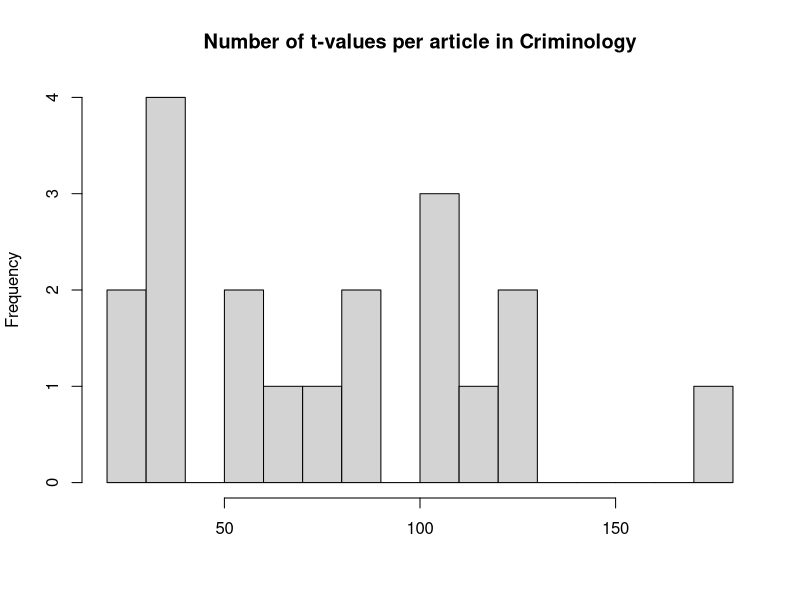
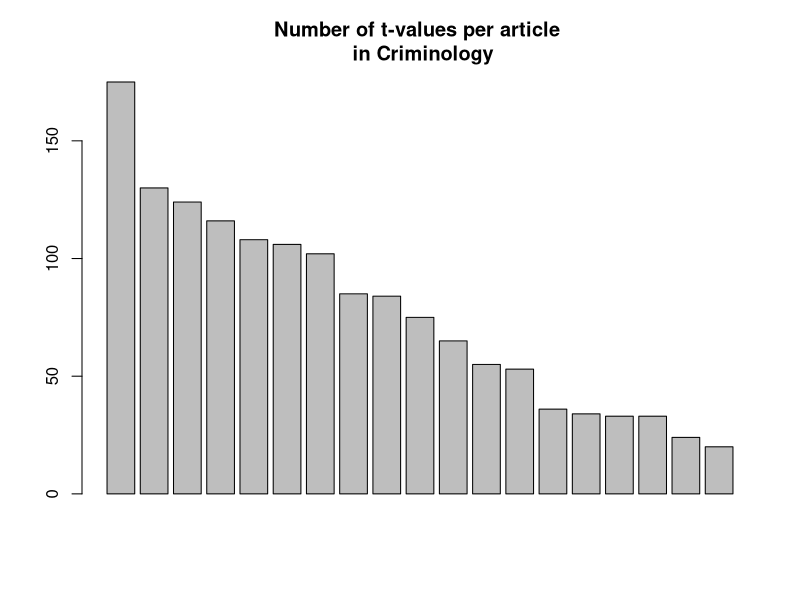
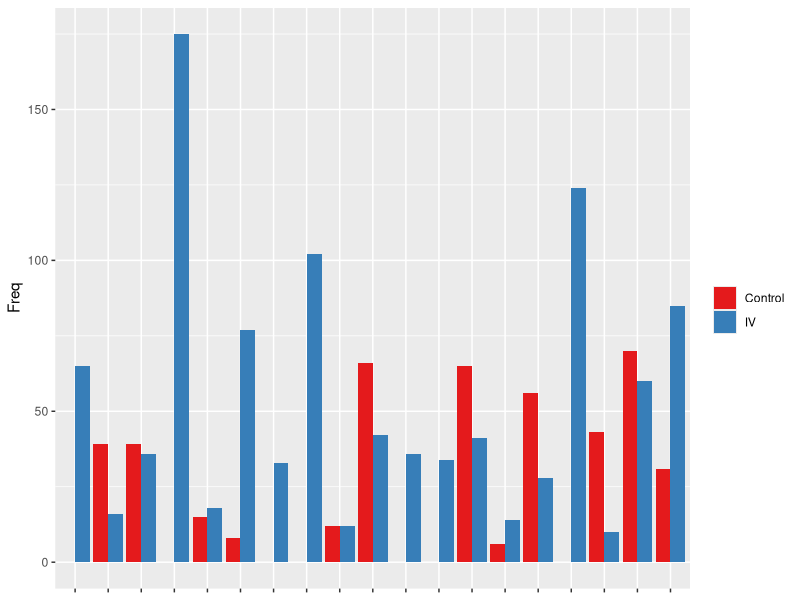
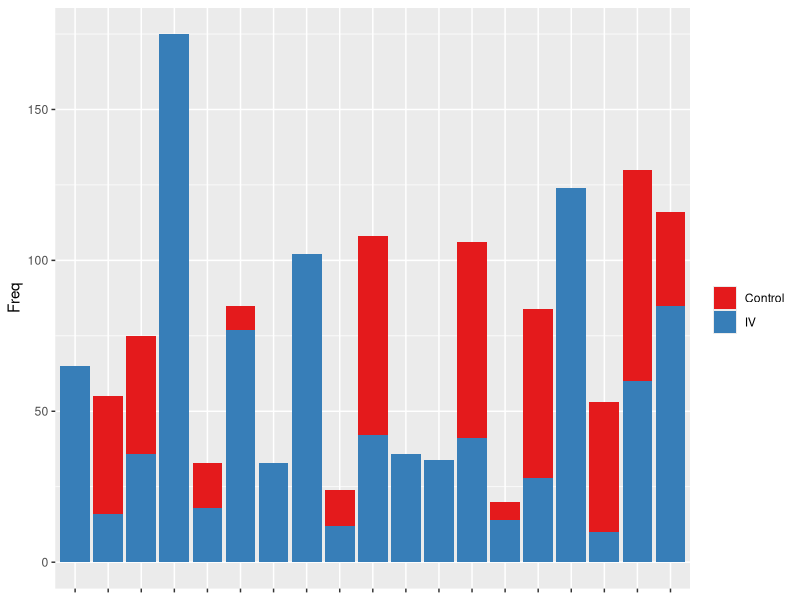
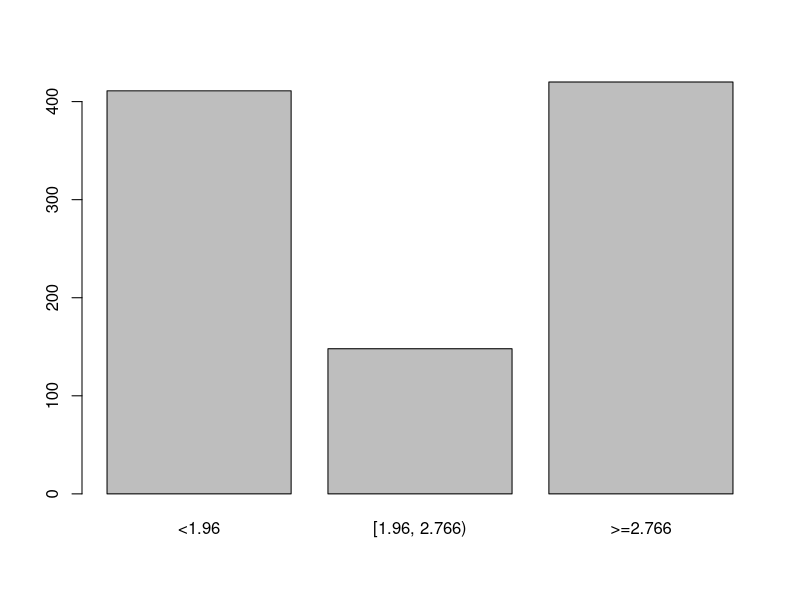
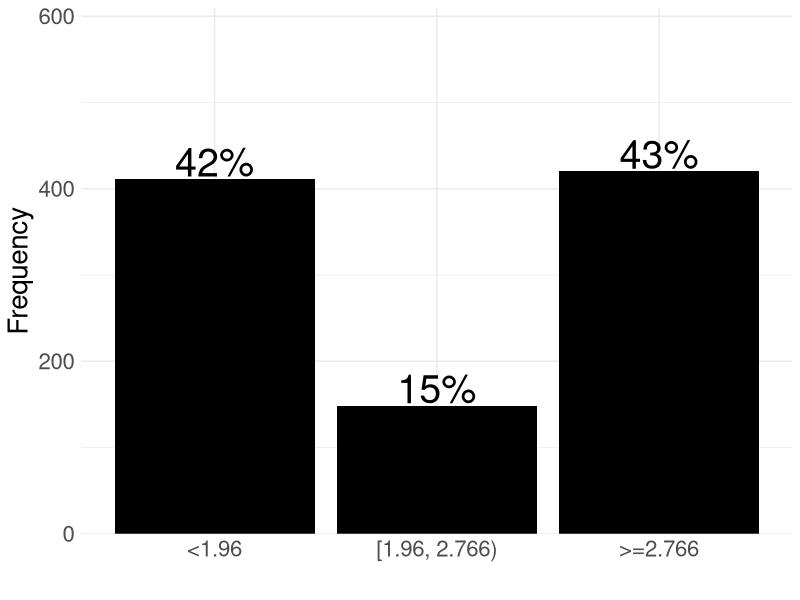
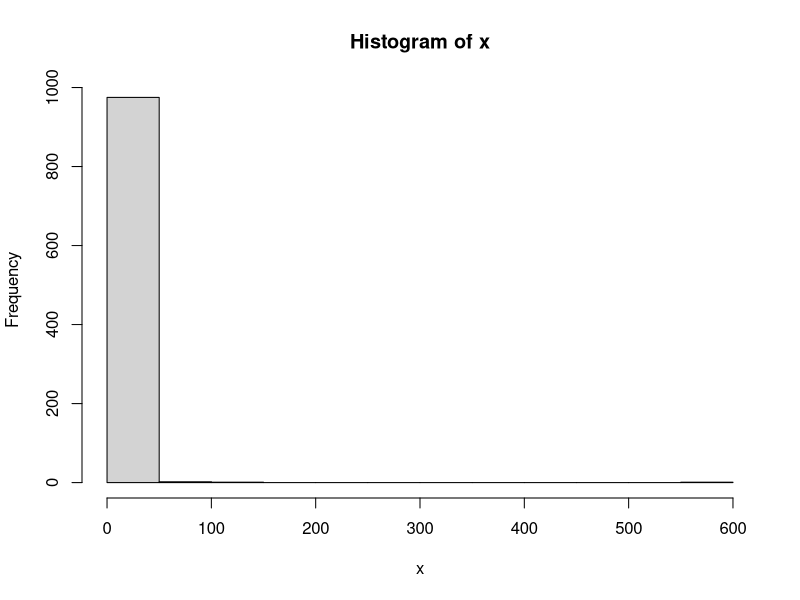
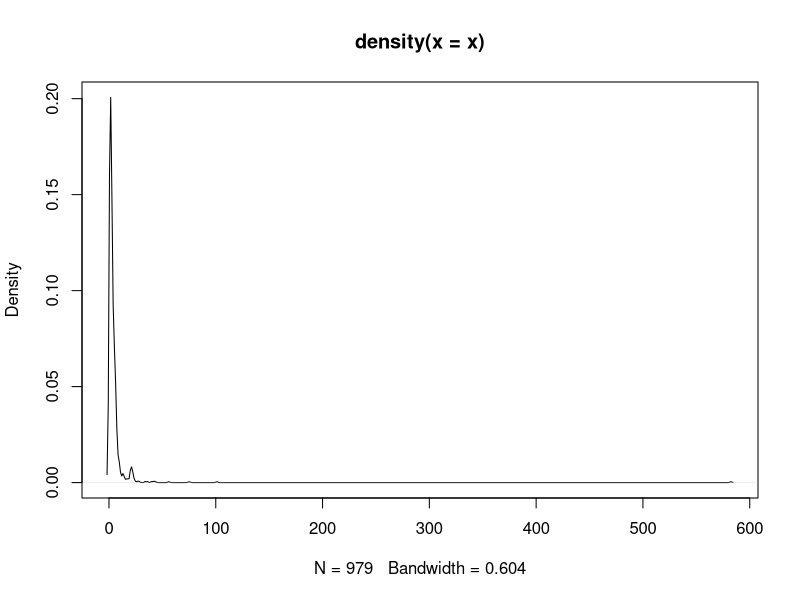

The R source for these figures, in order:
library(truncnorm)
library(ggplot2)
library(dplyr)

# set working directory to source file


###### under extreme bias ######

### Table 1: a list of nominal and actual p-values ###

## some particular values to account for

# conventional critical vals for p-value 0.05
qnorm(0.95) # 1.645 

# conventional critical vals for p-value 0.01
qnorm(0.99) # 2.326 

# actual critical vals for p-value 0.05 under extreme bias (i.e. truncated below 1.645)
qtruncnorm(0.95, a=1.645) # 2.807 

# actual critical vals for p-value 0.01 under extreme bias (i.e. truncated below 2.326)
qtruncnorm(0.99, a=2.326) # 3.719 

# make table 1
tscore <- c(1.645, seq(1.7, 2.3, 0.1), 
            2.326, seq(2.4, 2.8, 0.1), 
            2.807, seq(2.9, 3.7, 0.1),
            3.719, seq(3.8, 4.2, 0.1))
nominal <- round(1-pnorm(tscore), 3)
actual <- round(1-ptruncnorm(tscore, a=qnorm(0.95), mean=0, sd=1), 3)
#actual2 <- round((1-pnorm(tscore))/(1-pnorm(1.645)), 3)
actual.01 <- round(1-ptruncnorm(tscore, a=qnorm(0.99), mean=0, sd=1), 3)
tbl <- data.frame(cbind(tscore, nominal, actual, actual.01))
tbl

# numerically verify how many times is actual p-value of nominal p-value? --- 20 times
nominal2 <- 1-pnorm(tscore) # without rounding
actual2 <- 1-ptruncnorm(tscore, a=1.645, mean=0, sd=1)
tbl2 <- data.frame(cbind(tscore, nominal2, actual2))
tbl2['times'] <- tbl2['actual2']/tbl2['nominal2']
tbl2


### Figure 1: relative PDF of Truncated Normal Distributions under absolute pub bias ###
pdf("plots/two_truncnorm.pdf")

# make empty plot
plot (c(0.5,6), c(0,1.5), type="n", xlab="t-score", ylab="Relative probability density", main="", 
      xaxt='n', yaxt='n', ylim=c(0, 1.5), yaxs = "i" , xlim=c(0.5, 6)) 

# interaction point of two densities
x <- uniroot(function(x) dtruncnorm(x, a=qnorm(0.95))-dtruncnorm(x, a=qnorm(0.95), mean=3), 
             interval=c(2, 3))$root # 2.467973

# add axes
axis(1, c(1, 2, x, 3, 4, 5, 6), c(1, 2, 2.468, 3, 4, 5, 6), cex.axis=0.9)
axis(3, c(1, 1.645, 2, 2.326, 3, 4, 5, 6), c(1, 1.645, 2, 2.326, 3, 4, 5, 6), cex.axis=0.9)
axis(2, c(0, 0.5, 1, 1.5), cex.axis=0.9, las=2)

# add density lines
s <- seq(1.645,6,0.01)
lines(s, dtruncnorm(s, a=qnorm(0.95), mean=0, sd=1), lty=1, lwd=2)
lines(s, dtruncnorm(s, a=qnorm(0.95), mean=3, sd=1), lty=5, lwd=2)

# add shaded areas
polygon(c(s[s>=qnorm(0.99)], qnorm(0.99) ),  
        c(dtruncnorm(s[s>=qnorm(0.99)], a=qnorm(0.95), mean=0, sd=1), 0), 
        col=adjustcolor("grey", alpha.f = 0.4), border=NA)
polygon(c(s[s>=qnorm(0.99)], qnorm(0.99) ),  
        c(dtruncnorm(s[s>=qnorm(0.99)], a=qnorm(0.95), mean=3, sd=1), 0), 
        col=adjustcolor("grey", alpha.f = 0.4), border=NA)

# add vertical lines
abline(v=qnorm(0.95), col='grey', lwd=2)
abline(v=qnorm(0.99), col='grey', lwd=2)

# add vertical line at intersection point

segments(x, 0, x, dtruncnorm(x, a=qnorm(0.95)), lty=3, lwd=2)

# add legend
legend("topright", c("Null model", "Alternative model"), 
       lty=c(1, 5, 3), lwd=c(2, 2, 2), cex=0.9, seg.len=4, bty='n')

dev.off()



### Figure 2: new relative PDFs when sample size increases by 4 times ###
# note: X-axis is now unstandardized effect size, NOT t-scores

pdf('plots/larger_sample_size.pdf')

# draw density line for null model
t <- seq(qnorm(0.95, sd=0.5), 6, 0.01)
plot(t, dtruncnorm(t, sd=0.5, a=qnorm(0.95, sd=0.5)), type='l', 
     xlim=c(0.5, 6), ylim=c(0, 1.5), lwd=2, 
     xlab='X (unstandardized effect size = t-value/2)', ylab='Relative probability density',
     xaxt='n', yaxt='n', yaxs = "i" )

# interaction point - 1.749643
x <- uniroot(function(x) dtruncnorm(x, sd=0.5, a=qnorm(0.95, sd=0.5))-dtruncnorm(x, mean=3, sd=0.5, a=qnorm(0.95, sd=0.5)), interval=c(1,3))$root

# add axes
axis(1, c(1, x, 2, 3, 4, 5, 6), c(1, 1.750, 2, 3, 4, 5, 6), cex.axis=0.9)
axis(3, c(qnorm(0.95, sd=0.5), 1, 2, 3, 4, 5, 6), c(0.822, 1, 2, 3, 4, 5, 6), cex.axis=0.9)
axis(2, c(0, 0.5, 1, 1.5), cex.axis=0.9, las=2)

# add density line for alternative model
lines(t, dtruncnorm(t, mean=3, sd=0.5, a=qnorm(0.95, sd=0.5)), lty=5, lwd=2)

# add vertical line for truncation point
abline(v=0.822, col='grey', lwd=2)

# mark intersection point
segments(x, 0, x, dtruncnorm(x, a=qnorm(0.95, sd=0.5), sd=0.5), lwd=2)

legend('topright', 
       legend=c("Null model", "Alternative model"), 
       lty=c(1,5), lwd=c(2,2),
       seg.len=4, bty='n', cex=0.9)
dev.off()


# where do the two truncated normal intersect?
a <- qnorm(0.95) # 1.645
uniroot(function(x) dtruncnorm(x, a, mean=3, sd=1)-dtruncnorm(x, a, mean=0, sd=1), interval=c(1.645,6))

a <- qnorm(0.95, sd=0.5) # 0.822
uniroot(function(x) dtruncnorm(x, a, mean=3, sd=0.5)-dtruncnorm(x, a, mean=0, sd=0.5), interval=c(1,2))



### Table 2: adjusted critical values ###

# normal-truncated normal mixture model - ONE TAIL
cutoff <- qnorm(1-0.05)
cutoff

# define PDF
pdf.mix <- function(x, p, cutoff) {
  return((1-p)*dnorm(x)+p*dtruncnorm(x,a=cutoff,mean=0,sd=1))
}

# define equation to look for root
eqn.mix <- function(x, p, pvalue, cutoff) {
  return((1-p)*(1-pnorm(x))+p*(1-ptruncnorm(x,a=cutoff,mean=0,sd=1))-pvalue)
}

# define function to return t-value corresponding to the given p-value and cutoff
qmixture <- function(p, pvalue, cutoff) {
  uniroot(eqn.mix, p=p, pvalue=pvalue, cutoff=cutoff, lower=1, upper=5)
}

# for example
qmixture(0, 0.05, 1)$root # cutoff value does not matter because truncnormal component has 0 weight
qnorm(1-0.05)
qmixture(0, 0.01, 1)$root
qnorm(1-0.01)

qmixture(0.1, 0.05, qnorm(1-0.05))$root
qmixture(0.5, 0.05, qnorm(1-0.05))$root

qmixture(1, 0.1, qnorm(1-0.05))$root
qmixture(1, 0.05, qnorm(1-0.05))$root
qmixture(1, 0.01, qnorm(1-0.05))$root

# verify by integrating over the customized pdf
integrate(pdf.mix, p=0, cutoff=cutoff, lower=-Inf, upper=qmixture(0, 0.05, cutoff)$root)
integrate(pdf.mix, p=0.1, cutoff=cutoff, lower=-Inf, upper=qmixture(0.1, 0.05, cutoff)$root)
integrate(pdf.mix, p=0.5, cutoff=cutoff, lower=-Inf, upper=qmixture(0.5, 0.05, cutoff)$root)
integrate(pdf.mix, p=1, cutoff=cutoff, lower=-Inf, upper=qmixture(1, 0.01, cutoff)$root)


# get critical values to achieve desired p-value in one-tailed test ###
cutoff <- qnorm(1-0.05)
cutoff

# define values for mixture weight
p <- seq(0,1,0.01)

t.onetail.0.05 <- rep(NA, length(p))
for (i in 1:length(p)) {
  t.onetail.0.05[i] <- qmixture(p[i], 0.05, cutoff)$root  
}

t.onetail.0.01 <- rep(NA, length(p))
for (i in 1:length(p)) {
  t.onetail.0.01[i] <- qmixture(p[i], 0.01, cutoff)$root  
}



# normal-truncatednormal mixture model - *TWO TAIL*

# pdf is not needed - skip

eqn.mix.2tail <- function(x, p, pvalue, cutoff) {
  return((1-p)*2*(1-pnorm(x))+p*2*(1-ptruncnorm(x, a=cutoff, mean=0, sd=1))-pvalue)
}

qmixture.2tail <- function(p, pvalue, cutoff) {
  uniroot(eqn.mix.2tail, p=p, pvalue=pvalue, cutoff=cutoff, lower=1, upper=6)
}

# for example
qmixture.2tail(0, 0.1, 1)$root # cutoff value does not matter because truncnormal component has 0 weight
qnorm(1-0.1/2)
qmixture.2tail(0, 0.05, 1)$root
qnorm(1-0.05/2)
qmixture.2tail(0, 0.01, 2)$root
qnorm(1-0.01/2)

qmixture.2tail(0.1, 0.05, qnorm(1-0.025))$root
qmixture.2tail(0.5, 0.05, qnorm(1-0.025))$root

qmixture.2tail(1, 0.01, qnorm(1-0.025))$root
qmixture.2tail(1, 0.05, qnorm(1-0.025))$root
qmixture.2tail(1, 0.1, qnorm(1-0.025))$root


# get critical value in two-tail test for pvalue=0.05 and 0.01
cutoff <- qnorm(1-0.025)
cutoff

p <- seq(0,1,0.01) # values for mixture weight

t.twotail.0.05 <- rep(NA, length(p))
for (i in 1:length(p)) {
  t.twotail.0.05[i] <- qmixture.2tail(p[i], 0.05, cutoff)$root  
}

t.twotail.0.01 <- rep(NA, length(p))
for (i in 1:length(p)) {
  t.twotail.0.01[i] <- qmixture.2tail(p[i], 0.01, cutoff)$root  
}


### Figure 3: plot one-tail and two-tail critical values together ###
pdf("plots/adj_critical_vals.pdf")

# plot line and selected points on the line
plot(p, t.onetail.0.05, type='l', xlab="Severity of publication bias", 
     ylab="Adjusted critical value", main="", ylim=c(1.5, 3.8))
points(p[seq(1, 101, 5)], t.onetail.0.05[seq(1, 101, 5)], pch=16)
lines(p, t.onetail.0.01)
points(p[seq(1, 101, 5)], t.onetail.0.01[seq(1, 101, 5)], pch=1)
lines(p, t.twotail.0.05)
points(p[seq(1, 101, 5)], t.twotail.0.05[seq(1, 101, 5)], pch=4)
lines(p, t.twotail.0.01)
points(p[seq(1, 101, 5)], t.twotail.0.01[seq(1, 101, 5)], pch=2)

legend('bottomright', pch=c(16, 1, 4, 2), lty=c(1, 1, 1, 1), cex=1, bty='n',
       legend=c("p=0.05, one-tail","p=0.01, one-tail", "p=0.05, two-tail","p=0.01, two-tail"))
dev.off()




### TABLE 2: adjusted critical values ###
# first two columns
cutoff <- qnorm(1-0.05)
cutoff
p <- c(0, 0.01, 0.05, seq(0.1, 1, 0.05))
vals <- cbind(p, 
              round(sapply(p, function(p) qmixture(p, 0.05, cutoff)$root), 3),
              round(sapply(p, function(p) qmixture(p, 0.01, cutoff)$root), 3))
vals

# last two columns
cutoff <- qnorm(1-0.025)
cutoff
p <- c(0, 0.01, 0.05, seq(0.1, 1, 0.05))
vals <- cbind(vals, 
              round(sapply(p, function(p) qmixture.2tail(p, 0.05, cutoff)$root), 3),
              round(sapply(p, function(p) qmixture.2tail(p, 0.01, cutoff)$root), 3))
vals




########################################################
### analyze t-statistics in JQC and Criminology 2016 ###
########################################################

# read data
df.crim <- read.csv("data/crim_data.csv", stringsAsFactors=F, encoding="utf-8")
head(df.crim)

# count t-values per article
count <- data.frame(table(df.crim$title))
count

# 23 articles, among which 19 article have t-values
nrow(count)
nrow(count[count$Freq>1, ])
no_t_vals <- count[count$Freq==1, "Var1"]
no_t_vals
df.crim <- df.crim[!(df.crim$title %in% no_t_vals), ]
df.crim$title <- factor(df.crim$title)

# distribution of number of t-values per article
hist(count[count$Freq>1, "Freq"], breaks=20, 
     main="Number of t-values per article in Criminology", xlab="")

# bar plot of number of t-scores per article
count2 <- count[count$Freq>1, ] # remove articles without t-values
count2 <- count2[order(count2$Freq, decreasing = T), ]
barplot(count2$Freq, names.arg = count2$Var1, xaxt="n", 
        main="Number of t-values per article \n in Criminology")


### grouped bar plot: IVs and controls ###
counts <- data.frame(table(df.crim$title, df.crim$hypo))

# side-by-side
ggplot(counts, aes(factor(Var1), Freq, fill = Var2)) + 
  geom_bar(stat="identity", position = "dodge") + 
  scale_fill_brewer(palette = "Set1", name="", labels=c("Control", "IV")) +
  theme(axis.title.x=element_blank(),
        axis.text.x=element_blank())

# stacked
ggplot(counts, aes(factor(Var1), Freq, fill = Var2)) + 
  geom_bar(stat="identity", position = "stack") + 
  scale_fill_brewer(palette = "Set1", name="", labels=c("Control", "IV")) +
  theme(axis.title.x=element_blank(),
        axis.text.x=element_blank())


### get t-values ###

# put test values in a new column called VALUE
df.crim$VALUE <- NA

### option 1: use coef/SE ###
df.crim$se
sum((!is.na(df.crim$se) & as.numeric(df.crim$se)==0))

# function to calculate t-value - divide coef by se
get.tval <- function(row) {
  if (is.na(row['se'])) {
    return(NA)
  } else if (as.numeric(row['se'])==0) {
    return(NA)
  } else {
    return(abs(as.numeric(row['coef'])/as.numeric(row['se'])))
  }
}
df.crim$VALUE <- apply(df.crim, 1, get.tval)

# make sure no Inf value from dividing by 0
which(df.crim$VALUE==Inf) 

# how many t-scores filled? 1111
sum(!is.na(df.crim$VALUE)) 
nrow(df.crim) #total: 1458


### option 2: convert odds ratio ###
# formula: SE = (log(odds ratio upper bound) - log(odds ratio lower bound))/3.92, where 3.92 = 1.96*2 
#          for 95% confidence interval
colnames(df.crim)

# function to construct t-value from odds ratios
convertOR <- function(row) {
  if (!is.na(row['OR']) & !is.na(row['X95..CI..lb.'])) {
    coef <- log(as.numeric(row['OR']))
    se <- (log(as.numeric(row['X95..CI..ub.'])) - log(as.numeric(row["X95..CI..lb."])))/1.96/2
    if (se == 0) {
      print("se == 0")
      return(NA)
    } else {
      return(abs(coef/se))
    }
  } else if (!is.na(row['OR']) & !is.na(row['X99.9..CI..lb.'])) {
    coef <- log(as.numeric(row['OR']))
    # qnorm(1-0.001/2) = 3.29
    se <- (log(as.numeric(row['X99.9..CI..ub.'])) - log(as.numeric(row["X99.9..CI..lb."])))/3.29/2
    if (se == 0) {
      print("se == 0")
      return(NA)
    } else {
      return(abs(coef/se))
    }
  } else {
    return(NA)
  }
}
df.crim[(!is.na(df.crim$OR) & !is.na(df.crim$X95..CI..lb.)), "VALUE"] <- apply(df.crim[(!is.na(df.crim$OR) & !is.na(df.crim$X95..CI..lb.)), ], 1, convertOR)
df.crim[(!is.na(df.crim$OR) & !is.na(df.crim$X99.9..CI..lb.)), "VALUE"] <- apply(df.crim[(!is.na(df.crim$OR) & !is.na(df.crim$X99.9..CI..lb.)), ], 1, convertOR)
sum(!is.na(df.crim$VALUE)) # filled: 1324
nrow(df.crim) # total:1458


### option 3: copy existing t-values, z-values - use accurate t-scores whenever available 
df.crim[!is.na(df.crim$t.value), "VALUE"] <- abs(df.crim[!is.na(df.crim$t.value), "t.value"])
df.crim[!is.na(df.crim$z.value), "VALUE"] <- abs(df.crim[!is.na(df.crim$z.value), "z.value"])
sum(!is.na(df.crim$VALUE)) # filled: 1420 
nrow(df.crim) # total:1458


sum(is.na(df.crim$VALUE))
df.crim[which(is.na(df.crim$VALUE)), ] # skimmed, all due to zero se 
sum(!is.na(df.crim$VALUE))


# draw histogram of IVs only, exclude control variables 
x <- df.crim[(!is.na(df.crim$VALUE) & df.crim$hypo==1), "VALUE"]
length(x) # 979
range(x)

# are there t-values of zero?
which(df.crim$VALUE==0)  # either coef is 0 or odds ratio is 1
for (i in which(df.crim$VALUE==0)) {
  cat(i, df.crim[i, "coef"], df.crim[i, "se"], df.crim[i, "OR"], "\n")
}


total <- length(x)
total 

sum(x<1.96) # 411
sum(x<1.96)/total # 42%

sum(x >= 1.96) # 568
sum(x >= 1.96)/total # 58%

sum(x>=1.96 & x<2.766) # 148
148/total # 15%
148/568 # 26%

sum(x>=2.766) # 420
sum(x>=2.766)/total # 43%

sum(x>=2.766 & x<3.227)
sum(x>=3.227)


### create visualizations ### 

final.crim <- data.frame(pos=1:3, x=c("<1.96", "[1.96, 2.766)", ">=2.766"), freq=c(sum(x<1.96), sum(x>=1.96 & x<2.766), sum(x>=2.766)))
final.crim$pct <- sapply(final.crim$freq, function(p) paste(round(p/length(x)*100, 0), "%", sep=""))
final.crim

# bar plot
barplot(final.crim$freq, names.arg = final.crim$x)

# bar plot version 2
ggplot(final.crim, aes(x = reorder(x, pos), y = freq)) +
  geom_bar(stat = "identity", fill="black") +
  #geom_text(size = 3, col="white", position=position_stack(vjust = 1)) +
  geom_text(aes(label = pct, y = freq+20), size = 10) +
  scale_y_continuous(limits = c(0,610), expand = c(0, 0)) +
  xlab("") + 
  ylab("Frequency") +
  theme_minimal() +
  theme(text = element_text(size=20))

# density plot 
hist(x, breaks=10) 
d <- density(x)
plot(d) # too skewed

# too skewed, so topcode at 95th percentile
quantile(x, probs=0.95)
x2 <- x[x < as.numeric(quantile(x, probs=0.95))]
d <- density(x2)
plot(d)

# Figure 4(a): density plot, overlaid with histogram
pdf("plots/dens_plot_crim.pdf")
par(yaxs="i",las=1)
hist(x2, prob=T, xlab="t-statistics", main="", col="grey",border="white", ylim=c(0, 0.31))
box(bty="l")
lines(density(x2), lwd=2)
abline(v=1.960, lty=3, lwd=2)
abline(v=2.766, lty=3, lwd=2)
grid(nx=NA,ny=NULL,lty=1,lwd=1,col="black")
dev.off()




### repeat above steps the above for JQC ###
df.jqc <- read.csv("data/jqc_data.csv", stringsAsFactors=F)
head(df.crim)

# count t-values per article
count <- data.frame(table(df.jqc$title))
count

# 30 articles, 20 article with t-values
nrow(count)
nrow(count[count$Freq>1, ])
no_t_vals <- count[count$Freq==1, "Var1"]
no_t_vals
hist(count[count$Freq>1, "Freq"], breaks=20, main="Number of t-values per article in Criminology", xlab="")

df.jqc <- df.jqc[!(df.jqc$title %in% no_t_vals), ]
df.jqc$title <- factor(df.jqc$title)
levels(df.jqc$title)

# bar plot of number of t-scores per article
count2 <- count[count$Freq>1, ]
count2 <- count2[order(count2$Freq, decreasing = T), ]
barplot(count2$Freq, names.arg = count2$Var1, xaxt="n", main="Number of t-values per article \n in JQC")

### grouped bar plot: IVs and controls ###
counts <- data.frame(table(df.jqc$title, df.jqc$hypo))

# side-by-side
ggplot(counts, aes(factor(Var1), Freq, fill = Var2)) + 
  geom_bar(stat="identity", position = "dodge") + 
  scale_fill_brewer(palette = "Set1", name="", labels=c("Control", "IV")) +
  theme(axis.title.x=element_blank(),
        axis.text.x=element_blank())

# stacked
ggplot(counts, aes(factor(Var1), Freq, fill = Var2)) + 
  geom_bar(stat="identity", position = "stack") + 
  scale_fill_brewer(palette = "Set1", name="", labels=c("Control", "IV")) +
  theme(axis.title.x=element_blank(),
        axis.text.x=element_blank())


### get t-values ###
nrow(df.jqc)

# put test values in a new column called VALUE
df.jqc$VALUE <- NA

# option 1: coef/SE
df.jqc$se
sum((!is.na(df.jqc$se) & as.numeric(df.jqc$se)==0))  # only one!
df.jqc$VALUE <- apply(df.jqc, 1, get.tval)
which(df.jqc$VALUE==Inf) # None
sum(!is.na(df.jqc$VALUE)) # filled: 1432
nrow(df.jqc) # total: 1669


# option 2: convert CI for coef
# formula: SE = (log(odds ratio upper bound) - log(odds ratio lower bound))/3.92, where 3.92 = 1.96*2
colnames(df.jqc)
table(df.jqc$title)
df.jqc[!is.na(df.jqc$X95..CI..lb.), ]
df.jqc[!is.na(df.jqc$X99.9..CI..lb.), ]


# function to construct t-value from CI
convertCI <- function(row) {
  if (!is.na(row['X95..CI..lb.'])) {
    coef <- as.numeric(row['coef'])
    se <- (as.numeric(row['X95..CI..ub.']) - as.numeric(row["X95..CI..lb."]))/1.96/2
    if (se == 0) {
      print("se == 0")
      return(NA)
    } else {
      return(abs(coef/se))
    }
  } else {
    return(NA)
  }
}
df.jqc[(!is.na(df.jqc$X95..CI..lb.)), "VALUE"] <- apply(df.jqc[(!is.na(df.jqc$X95..CI..lb.)), ], 1, convertCI)
sum(!is.na(df.jqc$VALUE)) # filled: 1442
nrow(df.jqc) # total: 1669


# option 3: copy existing t-values, z-values
df.jqc[!is.na(df.jqc$t.value), "VALUE"] <- abs(df.jqc[!is.na(df.jqc$t.value), "t.value"])
df.jqc[!is.na(df.jqc$z.value), "VALUE"] <- abs(df.jqc[!is.na(df.jqc$z.value), "z.value"])
sum(!is.na(df.jqc$VALUE)) # filled: 1668
nrow(df.jqc) # total: was 1655, now 1669


sum(is.na(df.jqc$VALUE))
df.jqc[is.na(df.jqc$VALUE), ] # se 0
sum(!is.na(df.jqc$VALUE))



# draw histogram of IVs only
x <- df.jqc[(!is.na(df.jqc$VALUE) & df.jqc$hypo==1), "VALUE"]
length(x) # 1115
range(x)
sum(is.na(x))
quantile(x, probs=c(0.25, 0.5, 0.75, 0.95, 0.99))
as.numeric(quantile(x, probs=0.90))


which(df.jqc$VALUE==0)  # t-score is 0 because coef is 0
for (i in which(df.jqc$VALUE==0)) {
  cat(i, df.jqc[i, "coef"], df.jqc[i, "se"], df.jqc[i, "OR"], "\n")
}

total <- length(x)
total

sum(x<1.96) #544
sum(x<1.96)/total # 49%

sum(x>=1.96) # 571
sum(x>=1.96)/total # 51%

sum(x>=1.96 & x<2.766) # 123
123/total # 11%
123/571 # 22%

sum(x>=2.766) # 448
sum(x>=2.766)/total # 40%

sum(x>=2.766 & x<3.227) # 49
sum(x>=3.227) # 399
399/total # 36%


### create visualizations ###
final.jqc <- data.frame(pos=1:3, x=c("<1.96", "[1.96, 2.766)", ">=2.766"), freq=c(sum(x<1.96), sum(x>=1.96 & x<2.766), sum(x>=2.766)))
final.jqc$pct <- sapply(final.jqc$freq, function(p) paste(round(p/length(x)*100, 0), "%", sep=""))
final.jqc

# histogram
ggplot(final.jqc, aes(x = reorder(x, pos), y = freq)) +
  geom_bar(stat = "identity", fill="black") +
  #geom_text(size = 3, col="white", position=position_stack(vjust = 1)) +
  geom_text(aes(label = pct, y = freq+20), size = 10) +
  scale_y_continuous(limits = c(0,610), expand = c(0, 0)) +
  xlab("") + 
  ylab("Frequency") +
  theme_minimal() +
  theme(text = element_text(size=20))


# overlay density plot with bar plot
x2 <- x[x < as.numeric(quantile(x, probs=0.90))] # topcode at 90th percentile
length(x2) # 1003

h <- hist(x, breaks=10)
d <- density(x2)
plot(d)

# Figure 4(b)
pdf('plots/dens_plot_jqc.pdf')
par(yaxs="i", las=1)
hist(x2, prob=T, xlab="t-statistics", main="", col="grey",border="white", ylim=c(0, 0.31), xaxt='n')
box(bty="l")
lines(density(x2), lwd=2)
abline(v=1.960, lty=3, lwd=2)
abline(v=2.766, lty=3, lwd=2)
grid(nx=NA,ny=NULL,lty=1,lwd=1,col="black")
axis(side=1, at=seq(0,20, 4), labels=seq(0,20,4))
dev.off()




# get descriptive statistics
nrow(df.crim)
nrow(df.jqc)

# only IVs
iv.crim <- df.crim[df.crim$hypo==1, ]
iv.jqc <- df.jqc[df.jqc$hypo==1, ]
nrow(iv.crim)
nrow(iv.jqc)

# further remove rows with invalid SE
sum(is.na(iv.crim$VALUE) & iv.crim$hypo==1)
sum(is.na(iv.jqc$VALUE) & iv.jqc$hypo==1)

iv.crim <- df.crim[(!is.na(df.crim$VALUE) & df.crim$hypo==1), ]
iv.jqc <- df.jqc[(!is.na(df.jqc$VALUE) & df.jqc$hypo==1), ]
nrow(iv.crim)
nrow(iv.jqc)


# mean, median number of IV t-values per article
y <- table(iv.crim$title)
range(y)
mean(y)
median(y)

y <- table(iv.jqc$title)
range(y)
mean(y)
median(y)


# does every publication have some significant results?
iv.crim$sig <- iv.crim$VALUE >= 1.96
mat <- aggregate(iv.crim$sig, by=list(Category=iv.crim$title), FUN=sum)
mat['total'] <- table(iv.crim$title)
range(mat$x)

iv.jqc$sig <- iv.jqc$VALUE >= 1.96
mat <- aggregate(iv.jqc$sig, by=list(Category=iv.jqc$title), FUN=sum)
mat['total'] <- table(iv.jqc$title) # just to make sure sig < total
range(mat$x)
